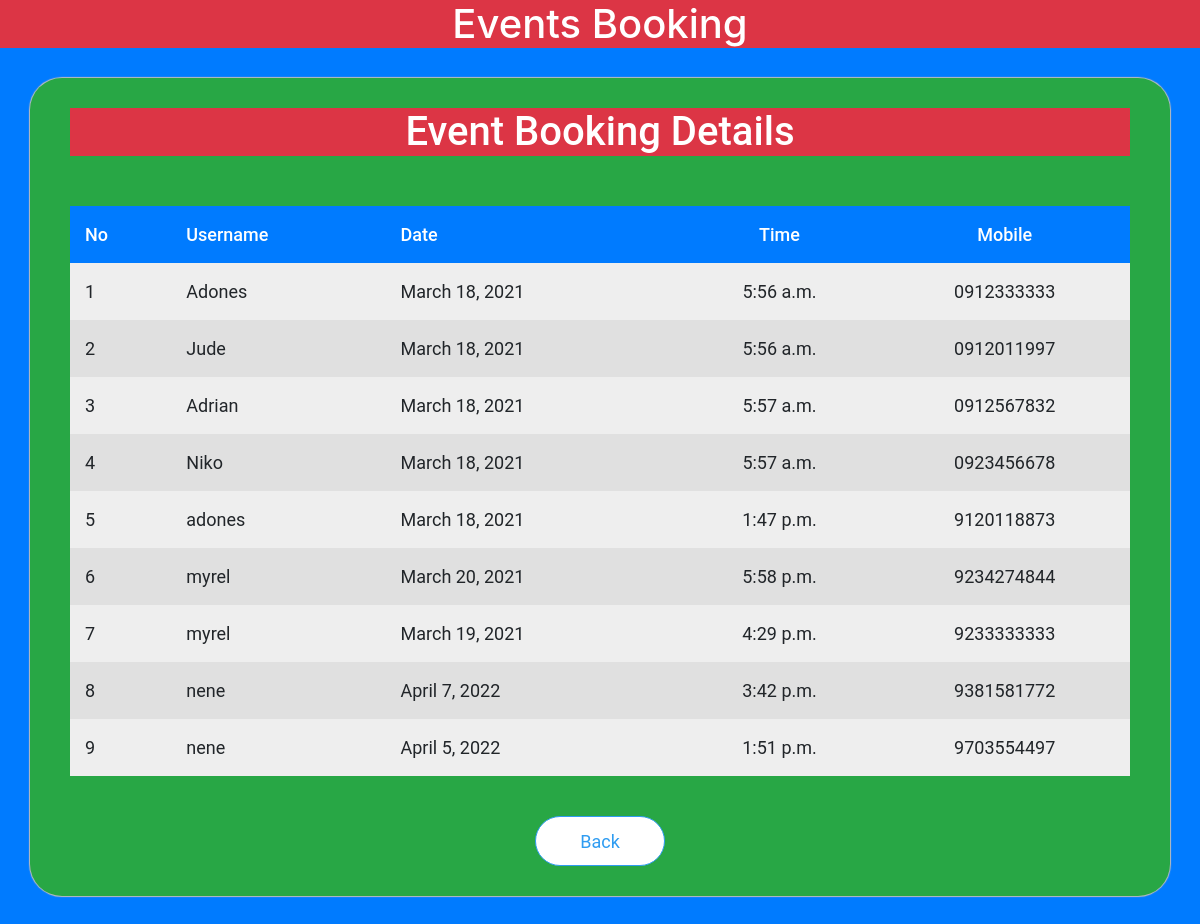
Page /scm/admin_booking (signed in) on the committed database.
### scmapp/models.py (models this page shows)
class Book_ground(models.Model):
    bid = models.AutoField(primary_key=True)
    uid = models.IntegerField()
    name = models.CharField(max_length=20)
    date = models.DateField()
    time = models.TimeField()
    mobile = models.CharField(max_length=10)

### scmapp/views.py (the view)
def admin_booking(request):
    if 'aname' in request.session:
        booking = Book_ground.objects.all()
        data = {'booking':booking}
        return render(request,'admin_booking.html',context=data)
    else:
        data = {'status':'You need to login first'}
        return render(request,'admin_login.html',context=data)

### templates/admin_booking.html (shortened to what this page needs)
<!DOCTYPE html>
{% load static %}
<html>
<head>
  <link rel="stylesheet" href="https://stackpath.bootstrapcdn.com/bootstrap/4.4.1/css/bootstrap.min.css">
  <link rel="stylesheet" href="{% static 'css/admin_event.css' %}">
</head>
<body class="bg-primary">
<div class="container-fluid header text-center bg-danger">
  <h1 style="color: white;">Events Booking</h1>
</div>
<div class="container box bg-success">
  <center><h1 class="bg-danger" style="color: white;">Event Booking Details</h1></center>
  <table>
    <tr style="font-weight:500; color: white;" class="bg-primary">
      <td>No</td>
      <td>Username</td>
      <td>Date</td>
      <td>Time</td>
      <td>Mobile</td>
    </tr>
    {% for b in booking %}
      <tr>
        <td>{{ forloop.counter }}</td>
        <td>{{ b.name}}</td>
        <td>{{ b.date }}</td>
        <td>{{ b.time }}</td>
        <td>{{ b.mobile }}</td>
      </tr>
    {% empty %}
      <tr>
        <td colspan="5" align="center">No Bookings</td>
      </tr>
    {% endfor %}
  </table>
  <div class="footer">
    <a href="{% url 'scmapp:admin_home' %}"><button>Back</button></a>
  </div>
</div>
</body>
</html>

### static/css/admin_event.css (style rules this page uses)
body { background-color: #e6e6e6; }
.header { margin: 30 0px 0px 0px; font-size: 28px; }
.container { width: 100%; }
.box { margin-top: 30px; margin-bottom: 50px; background-color: #fafafa; font-family: 'Roboto'; font-size: 20px; padding: 30px 40px 30px 40px; border-radius: 32px; -webkit-box-shadow:0px 0px 1px 1px #bdbdbd; }
.box button { width: 130px; height: 50px; margin: 0px; background-color: #fff; outline: none; border:1.5px solid #2f9cf1; border-radius: 64px; font-size: 18px; color:#2f9cf1; }
.box table { margin:50px 0px 0px 0px; width:100%; }
.box td { padding:15px; }
.box tr { font-size: 18px; }
.box tr:nth-child(1) { font-size: 18px; font-weight: 500; background-color: #a9a9a9; }
.box tr:nth-child(even) { background-color: #eeeeee; }
.box tr:nth-child(odd) { background-color: #e0e0e0; }
.box td:nth-child(4) { text-align: center; }
.box td:nth-child(5) { text-align: center; }
.footer { margin:40px 0px 0px 0px; height: 50px; text-align: center; }

### rows in the picture
Book_ground: name "Adones", date "March 18, 2021", time "5:56 a.m.", mobile "0912333333"
Book_ground: name "Jude", date "March 18, 2021", time "5:56 a.m.", mobile "0912011997"
Book_ground: name "Adrian", date "March 18, 2021", time "5:57 a.m.", mobile "0912567832"
Book_ground: name "Niko", date "March 18, 2021", time "5:57 a.m.", mobile "0923456678"
Book_ground: name "adones", date "March 18, 2021", time "1:47 p.m.", mobile "9120118873"
Book_ground: name "myrel", date "March 20, 2021", time "5:58 p.m.", mobile "9234274844"
Book_ground: name "myrel", date "March 19, 2021", time "4:29 p.m.", mobile "9233333333"
Book_ground: name "nene", date "April 7, 2022", time "3:42 p.m.", mobile "9381581772"
Book_ground: name "nene", date "April 5, 2022", time "1:51 p.m.", mobile "9703554497"
